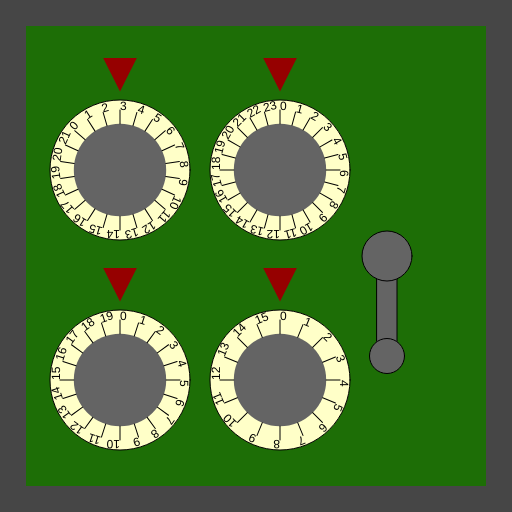
Frame 1 (no input)
Frame 60 (no input): identical to frame 1, image omitted
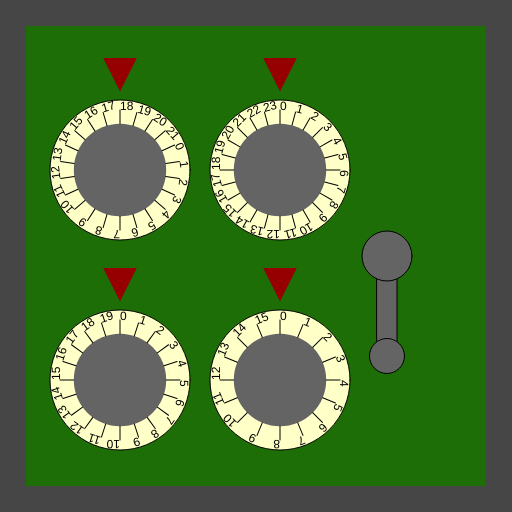
Frame 120 (the mouse pressed at the canvas centre since frame 60)

The p5.js sketch that drew these frames (run headless with seeded random() and noise() and a simulated clock; from frame 60 on, the mouse is pressed at the canvas centre):

// p5.js sketch
// ── sketch.js
/*

Officer: 6174876
CaseNum: 303-2-67546437-6174876

Case 303 - The Case of the Crooked Attorney
Stage 3 - The Gates Bank

I’ve made an appointment for you at the Gates Bank to retrieve your safe deposit box from the vault.
Actually you will break into Torvalds’ one.

Crack the safe by doing the following:

	Whilst the mouse is moving:
	- Make Classified_vault_value_0 equal to the value of mouseX
	- Use the 'constrain' function to prevent Classified_vault_value_0 from falling below 3 and going above 18

	When any key is released:
	- Decrement Classified_vault_value_1 by 2
	- Use the 'max' function to prevent Classified_vault_value_1 from falling below 3

	When the mouse button is released:
	- Make Classified_vault_value_2 equal to the value of mouseY
	- Use the 'max' function to prevent Classified_vault_value_2 from falling below 4

	Whilst the mouse is being dragged:
	- Decrement Classified_vault_value_3 by 1
	- Use the 'constrain' function to prevent Classified_vault_value_3 from falling below 2 and going above 12

	When the mouse button is released:
	- Make Classified_vault_value_4 equal to the value of mouseY
	- Use the 'constrain' function to prevent Classified_vault_value_4 from falling below 17 and going above 72



This time you'll need to create the relevant event handlers yourself.

There are many possible ways of investigating this case, but you
should use ONLY the following commands:

	- The assignment operator aka. the equals sign !
	- mouseX, mouseY
	- Incrementing +=
	- Decrementing -=
	- min, max
	- constrain

*/

//declare the variables

var Classified_vault_value_0;
var Classified_vault_value_1;
var Classified_vault_value_2;
var Classified_vault_value_3;
var Classified_vault_value_4;


function preload()
{
	//IMAGES WILL BE LOADED HERE

}

function setup()
{
	createCanvas(512,512);

	//initialise the variables
	Classified_vault_value_0 = 0;
	Classified_vault_value_1 = 0;
	Classified_vault_value_2 = 0;
	Classified_vault_value_3 = 0;
	Classified_vault_value_4 = 0;

}

///////////////////EVENT HANDLERS///////////////////

//Create event handlers here to open the safe ...


function mouseMoved(){
	console.log("mouseMoved", mouseX, mouseY);
	Classified_vault_value_0 = constrain(mouseX, 3, 18);
};

function keyReleased(){
	console.log("keyReleased", key);
	Classified_vault_value_1 -= 2;
	Classified_vault_value_1 = max(Classified_vault_value_1, 3);
};

function mouseReleased(){
	console.log("mouseReleased");
	Classified_vault_value_2 = mouseY;
	Classified_vault_value_2 = max(Classified_vault_value_2, 4);
	Classified_vault_value_4 = mouseY;
	Classified_vault_value_4 = constrain(Classified_vault_value_4, 17, 72);

};

function mouseDragged(){
	console.log("mouseDragged", mouseX, mouseY);
	Classified_vault_value_3 -= 1;
	Classified_vault_value_3 = constrain(Classified_vault_value_3, 2, 12);
};





///////////////DO NOT CHANGE CODE BELOW THIS POINT///////////////////

function draw()
{

	//Draw the safe door
	background(70);
	noStroke();
	fill(29,110,6);
	rect(26,26,width-52,width-52);

	//Draw the combination dials
	push();
	translate(120,170);
	drawDial(140,Classified_vault_value_0, 22);
	pop();

	push();
	translate(120,380);
	drawDial(140,Classified_vault_value_1, 20);
	pop();

	push();
	translate(280,170);
	drawDial(140,Classified_vault_value_2, 24);
	pop();

	push();
	translate(280,380);
	drawDial(140,Classified_vault_value_3, 16);
	pop();

	//Draw the lever
	push();
	translate(width - 125,256);
	drawLever(Classified_vault_value_4);
	pop();


}

function drawDial(diameter,num,maxNum)
{
	//the combination lock

	var r = diameter * 0.5;
	var p = r * 0.6;

	stroke(0);
	fill(255,255,200);
	ellipse(0,0,diameter,diameter);
	fill(100);
	noStroke();
	ellipse(0,0,diameter*0.66,diameter*0.66);
	fill(150,0,0);
	triangle(
		-p * 0.4,-r-p,
		p * 0.4,-r-p,
		0,-r-p/5
	);

	noStroke();

	push();
	var inc = 360/maxNum;

	rotate(radians(-num * inc));
	for(var i = 0; i < maxNum; i++)
	{
		push();
		rotate(radians(i * inc));
		stroke(0);
		line(0,-r*0.66,0,-(r-10));
		noStroke();
		fill(0);
		text(i,0,-(r-10));
		pop();
	}

	pop();
}

function drawLever(rot)
{
	push();
	rotate(radians(-rot))
	stroke(0);
	fill(100);
	rect(-10,0,20,100);
	ellipse(0,0,50,50);
	ellipse(0,100,35,35);
	pop();
}
